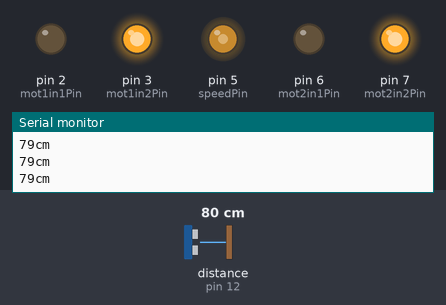
Bench run of a sketch on a simulated Arduino Uno, built with avr-gcc and run on an emulated ATmega328P. Parts: output pins drawn as LEDs (lit = HIGH), the last lines printed to the serial monitor. Wiring (inferred from the names in the program): ultrasonic range finder: trigger pin 11; echo pin 12. The inputs (shaded band) are chosen by the test bench; at power-on: distance to the obstacle (sensor on pin 12) 80 cm. The echo pulse lasts 58.3 µs per cm; pins used as bus, display or sensor lines are not drawn.

Above: at 1.2 s.
1.3 s: distance to the obstacle (sensor on pin 12) set to 2 cm
At 3.5 s:
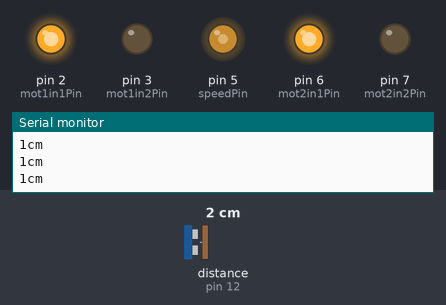
3.8 s: distance to the obstacle (sensor on pin 12) set to 60 cm
At 4.2 s:
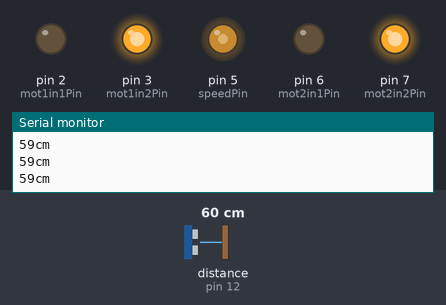
5.3 s: distance to the obstacle (sensor on pin 12) set to 4 cm
At 6.1 s:
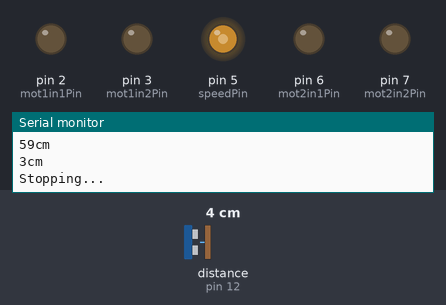
Timing chart, 0 to 8.3 s (numbered marks = the images above; inputs shaded):
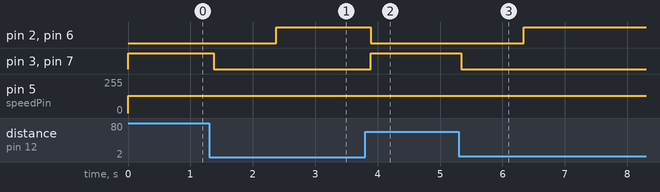

The sketch:

rccar.ino
```cpp
int trigPin = 11;  // Trigger
int echoPin = 12;  // Echo
long duration, cm, inches;

int mot1in1Pin = 2, mot1in2Pin = 3, mot2in1Pin = 6, mot2in2Pin = 7;
int redPin=8;
int greenPin=9;
int bluePin=10;
int speedPin=5;
int direction =1;
void setup() {
  // put your setup code here, to run once:
  Serial.begin(9600);
  //Define inputs and outputs
  pinMode(trigPin, OUTPUT);
  pinMode(echoPin, INPUT);
  pinMode(mot1in1Pin, OUTPUT);
  pinMode(mot1in2Pin, OUTPUT);
  pinMode(mot2in1Pin, OUTPUT);
  pinMode(mot2in2Pin, OUTPUT);
  pinMode(mot1in2Pin, OUTPUT);
  pinMode(mot2in1Pin, OUTPUT);
  pinMode(mot2in2Pin, OUTPUT);
   pinMode(speedPin, OUTPUT);
}

void stop() {
  Serial.println("Stopping...");
  digitalWrite(mot1in1Pin, LOW);
  digitalWrite(mot1in2Pin, LOW);
  digitalWrite(mot2in1Pin, LOW);
  digitalWrite(mot2in2Pin, LOW);
  turnOnRed();
}

void forward() {
  direction =1;
  digitalWrite(mot1in1Pin, LOW);
  digitalWrite(mot1in2Pin, HIGH);
  digitalWrite(mot2in1Pin, LOW);
  digitalWrite(mot2in2Pin, HIGH);
  turnOnGreen();
}

void reverse() {
  direction=-1;
  digitalWrite(mot1in1Pin, HIGH);
  digitalWrite(mot1in2Pin, LOW);
  digitalWrite(mot2in1Pin, HIGH);
  digitalWrite(mot2in2Pin, LOW);
  turnOnBlue();
}

int getDistanceInCm() {
  digitalWrite(trigPin, LOW);
  delayMicroseconds(5);
  digitalWrite(trigPin, HIGH);
  delayMicroseconds(10);
  digitalWrite(trigPin, LOW);
  pinMode(echoPin, INPUT);
  duration = pulseIn(echoPin, HIGH);
  cm = (duration / 2) / 29.1;  // Divide by 29.1 or multiply by 0.0343
    // Serial.print(inches);
  // Serial.print("in, ");
  Serial.print(cm);
  Serial.print("cm");
  Serial.println();
  return cm;
}
void  turnOnGreen(){
digitalWrite(redPin, LOW);
  digitalWrite(greenPin, HIGH);
  digitalWrite(bluePin, LOW);
}
void  turnOnRed(){
digitalWrite(redPin, HIGH);
  digitalWrite(greenPin, LOW);
  digitalWrite(bluePin, LOW);
}
void  turnOnBlue(){
digitalWrite(redPin, LOW);
  digitalWrite(greenPin, LOW);
  digitalWrite(bluePin, HIGH);
}
void loop() {
  // put your main code here, to run repeatedly:

  // inches = (duration / 2) / 74;  // Divide by 74 or multiply by 0.0135

  cm = getDistanceInCm();
  analogWrite(speedPin, 130);
  if (cm < 50) {
    if(direction== 1){
    stop();
    delay(1000);
    }
    reverse();
    // delay(1000);
  } else {
    forward();

  }


  delay(100);
}
```

Measured:
- after the input at 1.3 s, pin 2 (mot1in1Pin), pin 6 (mot2in1Pin): LOW → HIGH after 1.1 s; pin 3 (mot1in2Pin), pin 7 (mot2in2Pin): HIGH → LOW after 0.07 s
- after the input at 3.8 s, pin 2 (mot1in1Pin), pin 6 (mot2in1Pin): HIGH → LOW after 0.09 s; pin 3 (mot1in2Pin), pin 7 (mot2in2Pin): LOW → HIGH after 0.09 s
- after the input at 5.3 s, pin 2 (mot1in1Pin), pin 6 (mot2in1Pin): LOW → HIGH after 1.0 s; pin 3 (mot1in2Pin), pin 7 (mot2in2Pin): HIGH → LOW at once
